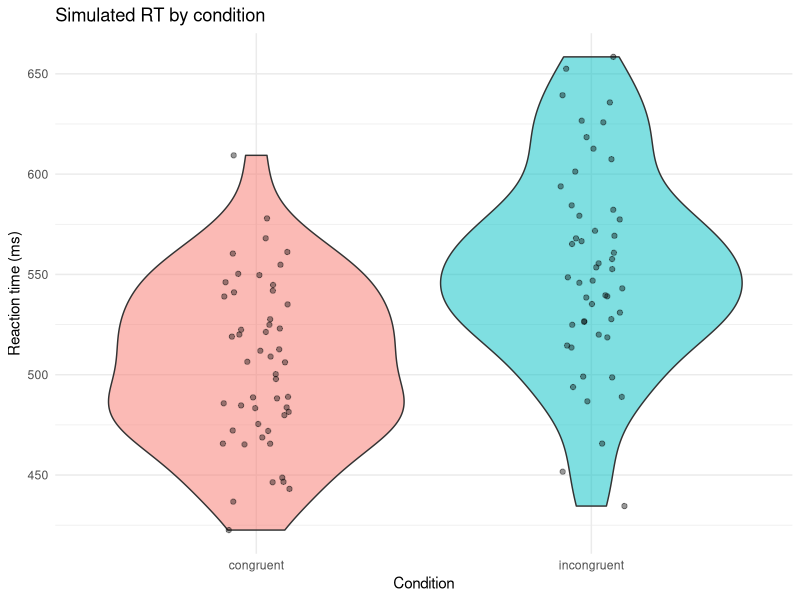
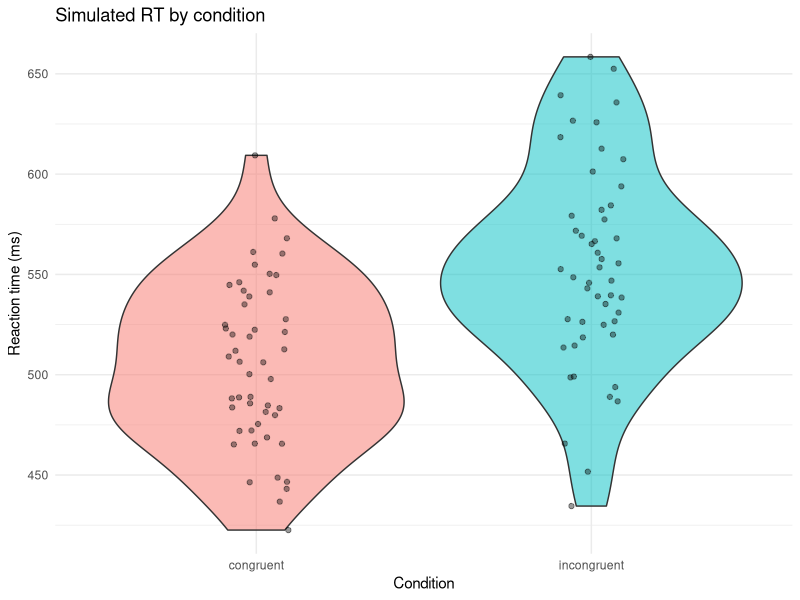

Here is the R script that generated these plots, in order:
## ---- chunk 1
#| label: setup
library(tidyverse)

set.seed(123)
## ---- chunk 2
#| label: sim-data-plot
n <- 100

dat <- tibble(
  participant = rep(1:20, each = n / 20),
  condition = rep(c("congruent", "incongruent"), times = n / 2),
  rt = rnorm(n, mean = ifelse(condition == "congruent", 500, 550), sd = 50)
)

# Summary
dat |>
  summarise(
    mean_rt = mean(rt),
    sd_rt = sd(rt),
    .by = condition
  )

# Plot
dat |>
  ggplot(aes(x = condition, y = rt, fill = condition)) +
  geom_violin(alpha = 0.5) +
  geom_jitter(width = 0.1, alpha = 0.4) +
  labs(
    title = "Simulated RT by condition",
    x = "Condition",
    y = "Reaction time (ms)"
  ) +
  theme_minimal() +
  theme(legend.position = "none")

ggsave(
  "dat_plot.png",
  width = 8,
  height = 6
)

write_csv(
  dat,
  "data.csv"
)
